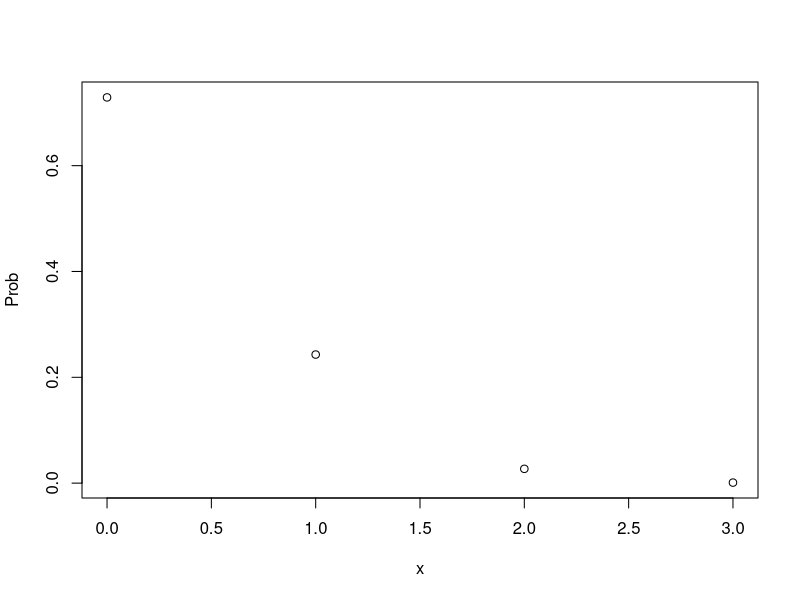
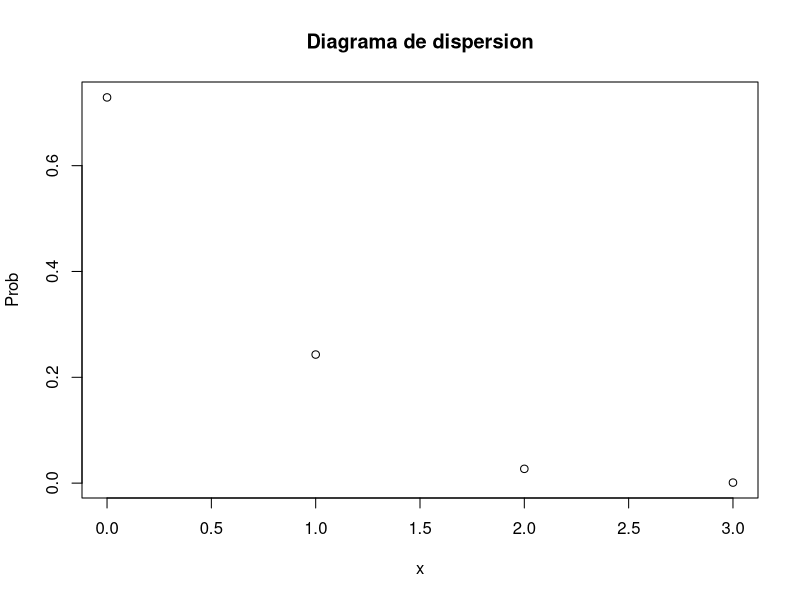
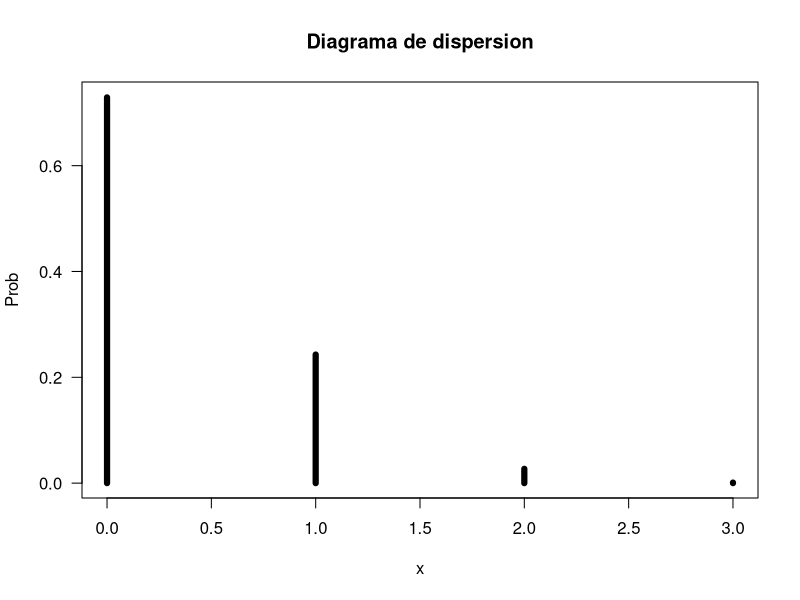
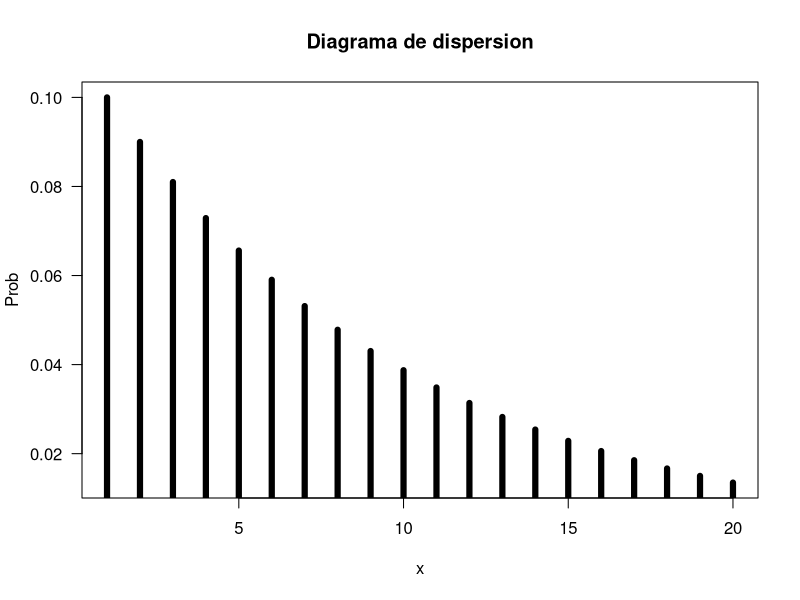

Generate these figures, in order, with R:
#Ejemplo 4
n<-3
#X: numero de componentes que fallan
p<-0.1
q<-1-p
x<-0
Prob<-(choose(n,x)*p^x*q^(n-x))
Prob
x<-1
Prob<-(choose(n,x)*p^x*q^(n-x))
Prob
x<-0:n #de 0 a n
Prob<-(choose(n,x)*p^x*q^(n-x))
Prob
#tabla
Data1<-data.frame(x,Prob)
Data1
#grafica en el plano cartesiano
plot(x, Prob)
plot(x, Prob, main="Diagrama de dispersion")
plot(x, Prob, main="Diagrama de dispersion", type='h', las=1, lwd=6)

#--------------------------------------------------------------------

#Ejemplo 5
x1<-1
n1<-5
n<-10
# X: numero de llamadas que se comuniquen
p<-x1/n1
q<-1-p
x<-2
Prob<-(choose(n,x)*p^x*q^(n-x))
Prob
#otra forma para la binomial
Prob<-dbinom(x=x, size=n, prob = p)
Prob

#--------------------------------------------------------------------

#ejemplo 6
#X: pago al contado
p<-30/100
q<-1-p
n<-8
x<-3:n # de 3 a más
Prob<-(choose(n,x)*p^x*q^(n-x))
Prob
ProbTotal<-sum(Prob)
ProbTotal

#otra forma para la binomial
Prob<-dbinom(x=x, size=n, prob = p)
Prob
ProbTotal<-sum(Prob)
ProbTotal

#P(X<=2)
x<-0:2
Prob<-dbinom(x=x, size=n, prob = p)
Prob
ProbTotal<-sum(Prob)
ProbTotal

#Distribucion acumulada
x<-2
Prob<-pbinom(x, size=n, prob = p)
Prob

#--------------------------------------------------------------------

#DISTRIBUCION GEOMÉTRICA
#Ejemplo 1
#X: Numero de intentos hasta que recite correctamente
p<-0.3
q<-1-p
x<-6
Prob<-p*q^(x-1)
Prob
#Esperanza
mu<-1/p
mu
#Desviacion de estandar
variacion<-q/(p^2)
desvEst<-sqrt(variacion)
desvEst
#Otro metodo
Prob<-dgeom(x-1,p)
Prob

#--------------------------------------------------------------------

#Ejemplo 2
#X: Numero de preguntas que realiza el profesor
p<-0.1
x<-1:20
Prob<-dgeom(x-1,p)
Prob

Data2<-data.frame(x,Prob)
Data2

plot(x, Prob, main="Diagrama de dispersion", type='h', las=1, lwd=6)
